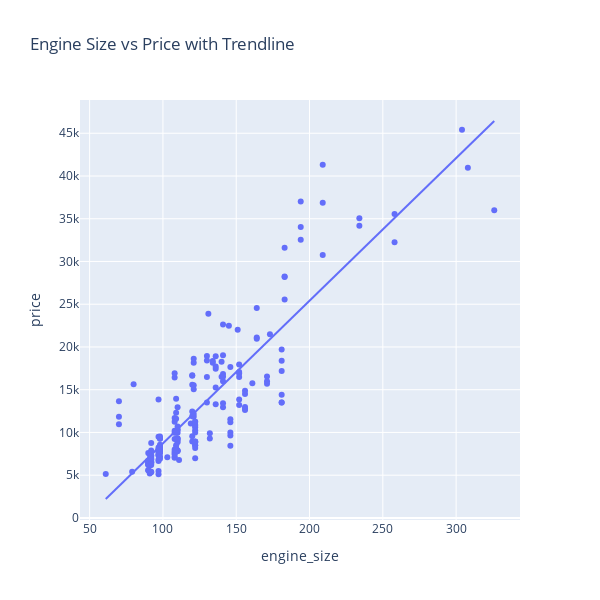

The notebook cell this image was saved under:
### Code cell
fig = px.scatter(
    df,
    x='engine_size',
    y='price',
    trendline='ols',  # Ordinary Least Squares Regression Line.  Cal also use lowess
    title='Engine Size vs Price with Trendline',
     height=600 ,
    width=600
)
fig.show()

### Figure 1 — Plotly figure (JSON) as saved in the notebook; plotly's stock layout.template omitted (floating-point values rounded to 4 significant figures; data arrays with more than 128 entries replaced by an {"elided": "..."} marker saying what was removed)
{"data": [{"hovertemplate": "engine_size=%{x}<br>price=%{y}<extra></extra>", "legendgroup": "", "marker": {"color": "#636efa", "symbol": "circle"}, "mode": "markers", "name": "", "orientation": "v", "showlegend": false, "type": "scatter", "x": {"elided": "201 int values"}, "xaxis": "x", "y": {"elided": "201 int values"}, "yaxis": "y"}, {"hovertemplate": "<b>OLS trendline</b><br>price = 166.86 * engine_size + -7963.34<br>R<sup>2</sup>=0.760969<br><br>engine_size=%{x}<br>price=%{y} <b>(trend)</b><extra></extra>", "legendgroup": "", "marker": {"color": "#636efa", "symbol": "circle"}, "mode": "lines", "name": "", "showlegend": false, "type": "scatter", "x": {"elided": "201 int values"}, "xaxis": "x", "y": {"elided": "201 float values"}, "yaxis": "y"}], "layout": {"height": 600, "legend": {"tracegroupgap": 0}, "title": {"text": "Engine Size vs Price with Trendline"}, "width": 600, "xaxis": {"anchor": "y", "autorange": true, "domain": [0, 1], "range": [43.44, 343.6], "title": {"text": "engine_size"}, "type": "linear"}, "yaxis": {"anchor": "x", "autorange": true, "domain": [0, 1], "range": [-241.4, 48890.0], "title": {"text": "price"}, "type": "linear"}}}
